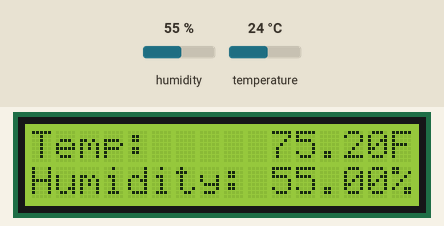
The sketch below on a simulated Arduino Uno, built with avr-gcc and run on an emulated ATmega328P. Parts: 16×2 character LCD. Inputs (shaded band) come from the test bench; at power-on: humidity 55 %, temperature 24 °C. What the sketch prints to the serial monitor is not drawn.

Above: at 2.7 s.
2.8 s: humidity set to 22 %
At 4.6 s:
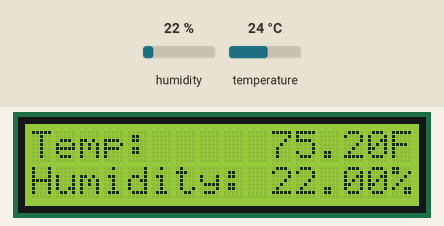
5.8 s: temperature set to 12 °C
At 7.0 s:
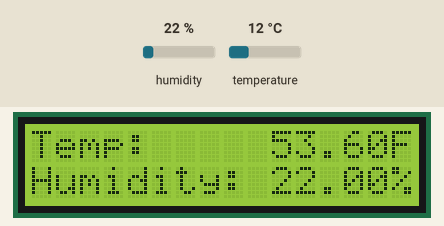
8.8 s: humidity set to 40 %
At 11.5 s:
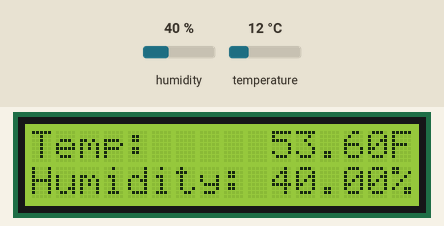
11.8 s: temperature set to 19 °C
At 13.0 s:
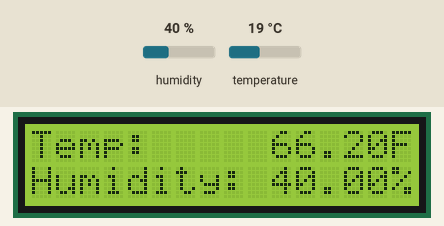
Timing chart, 0 to 14.8 s (numbered marks = the images above; inputs shaded):
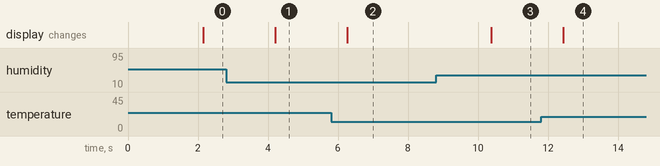

The sketch:

TempMonitorStatDisplayOnly.ino
```cpp
#include <Wire.h>
#include <LCD.h>
#include <LiquidCrystal_I2C.h>
#include "Arduino.h"
#include <SoftwareSerial.h>
#include <Servo.h>
#include "DHT.h"

#define DHTPIN 13
#define DHTTYPE DHT11

DHT dht(DHTPIN, DHTTYPE);

LiquidCrystal_I2C  lcd(0x3F,2,1,0,4,5,6,7); // 0x27 is the I2C bus address for an unmodified backpack

void setup()
{
  //Pot Loads
  Serial.begin(9600);           // set up Serial library at 9600 bps
  dht.begin();
  Serial.println("Test Start");  // prints hello with ending line break

  // activate LCD module
  lcd.begin (16,2); // for 16 x 2 LCD module
  lcd.setBacklightPin(3,POSITIVE);
  lcd.setBacklight(HIGH);
  lcd.home();
  lcd.print("                               ");
  lcd.setCursor (0,1);        // go to start of 2nd line
}

void loop()
{
  delay(2000);
 // Reading temperature or humidity takes about 250 milliseconds!
  // Sensor readings may also be up to 2 seconds 'old' (its a very slow sensor)
  float h = dht.readHumidity();

  // Read temperature as Celsius
  float tc = dht.readTemperature();

  // Convert to F
  float tf= tc*(int(9)/double(5))+32;

  // Check if any reads failed and exit early (to try again).
  if (isnan(h) || isnan(tc))
  {
    Serial.println("Failed to read from DHT sensor!");
    return;
  }

  Serial.print("Humidity: ");
  Serial.print(h);
  Serial.print(" %\t");
  Serial.print("Temperature: ");
  Serial.print(tc);
  Serial.print(" *C \t");
  Serial.print(tf);
  Serial.println(" *F ");

  lcd.setCursor (0,0);
  lcd.print("Temp:     ");
  lcd.print(tf);

  lcd.print("F");
  lcd.setCursor (0,1);
  lcd.print("Humidity: ");
  lcd.print(h);
  lcd.print("%");

}
```

Measured:
- after the input at 2.8 s, the display: changes after 1.4 s (image 1)
- after the input at 5.8 s, the display: changes after 0.47 s (image 2)
- after the input at 8.8 s, the display: changes after 1.6 s (image 3)
- after the input at 11.8 s, the display: changes after 0.64 s (image 4)
